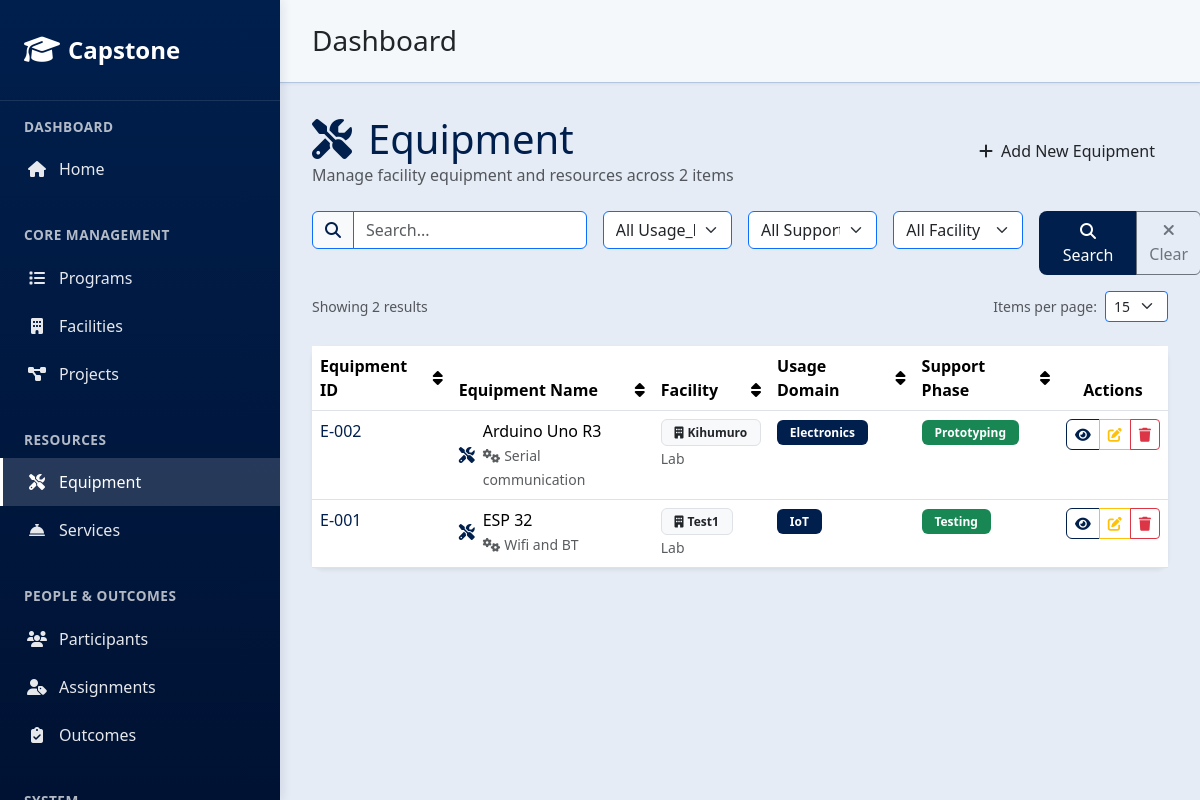
Screenshot of /equipment/ with the database file from the repository.
### core/models.py (models this page shows, shortened)
class Equipment(models.Model):
    equipment_id = models.CharField(max_length=10, unique=True, blank=True, null=True)
    facility = models.ForeignKey('Facility', on_delete=models.PROTECT, related_name='equipment', null=True, blank=True)
    name = models.CharField(max_length=200)
    capabilities = models.CharField(max_length=255, blank=True, null=True)
    description = models.TextField(blank=True, null=True)
    inventory_code = models.CharField(max_length=100, blank=True, null=True)
    usage_domain = models.CharField(max_length=100, choices=(
        ('Electronics', 'Electronics'),
        ('Mechanical', 'Mechanical'),
        ('IoT', 'IoT'),
    ), blank=True, null=True)
    support_phase = models.CharField(max_length=100, choices=(
        ('Training', 'Training'),
        ('Prototyping', 'Prototyping'),
        ('Testing', 'Testing'),
        ('Commercialization', 'Commercialization'),
    ), blank=True, null=True)

class Facility(models.Model):
    facility_id = models.CharField(max_length=10, unique=True, blank=True, null=True)
    name = models.CharField(max_length=200)
    location = models.CharField(max_length=200)
    description = models.TextField()
    partner_organization = models.CharField(max_length=200, choices=PARTNER_ORGANIZATION_CHOICES, blank=True, null=True)
    facility_type = models.CharField(max_length=100, choices=FACILITY_TYPE_CHOICES)
    capabilities = models.CharField(max_length=255, choices=CAPABILITIES_CHOICES)
    def __str__(self):
        return self.name

### core/interfaces/controllers/equipment_views.py (the view)
# urls.py: path('equipment/', equipment_views.EquipmentListView.as_view(), name='equipment_list'),
class EquipmentListView(SearchFilterMixin, ListView):
    model = Equipment
    template_name = "core/equipment_list.html"
    context_object_name = "equipment_list"
    search_fields = ['name', 'description', 'inventory_code', 'capabilities', 'facility__name']
    filter_fields = {
        'usage_domain': [],
        'support_phase': [],
        'facility': [],
    }
    items_per_page = 15
    def __init__(self, **kwargs):
        super().__init__(**kwargs)
        self.filter_fields['usage_domain'] = get_model_field_choices(Equipment, 'usage_domain')
        self.filter_fields['support_phase'] = get_model_field_choices(Equipment, 'support_phase')
        self.filter_fields['facility'] = get_related_model_choices(Equipment, 'facility')
    def get_queryset(self):
        queryset = Equipment.objects.select_related('facility').prefetch_related('facility__projects').all()
        search_query = self.get_search_query()
        queryset = self.apply_search(queryset, search_query)
        filter_params = self.get_filter_params()
        queryset = self.apply_filters(queryset, filter_params)
        return queryset.order_by('name')
    def get_context_data(self, **kwargs):
        context = super().get_context_data(**kwargs)
        queryset = self.get_queryset()
        paginated_equipment = self.get_paginated_queryset(queryset)
        context['equipment_list'] = paginated_equipment
        context['object_list'] = paginated_equipment
        context['total_count'] = queryset.count()
        return context

### core/templatetags/core_tags.py (called while the page is built)
@register.filter
def lookup(dictionary, key):
    if dictionary and hasattr(dictionary, 'get'):
        return dictionary.get(key, '')
    return ''

@register.simple_tag
def url_replace(request, field, value):
    query_dict = request.GET.copy()
    query_dict[field] = value
    return query_dict.urlencode()

@register.inclusion_tag('core/includes/table_header.html', takes_context=True)
def table_header(context, field_name, display_name, current_sort=None):
    if current_sort == field_name:
        sort_direction = 'asc'
        next_sort = f'-{field_name}'
        icon = 'fas fa-sort-up'
    elif current_sort == f'-{field_name}':
        sort_direction = 'desc'
        next_sort = field_name
        icon = 'fas fa-sort-down'
    else:
        sort_direction = None
        next_sort = field_name
        icon = 'fas fa-sort'
    return {
        'field_name': field_name,
        'display_name': display_name,
        'next_sort': next_sort,
        'sort_direction': sort_direction,
        'icon': icon,
        'request': context.get('request'),  # Pass request from parent context
    }

### core/utils.py (called while the page is built)
def get_model_field_choices(model, field_name):
    field = model._meta.get_field(field_name)
    if hasattr(field, 'choices') and field.choices:
        return field.choices
    return []

def get_related_model_choices(model, field_name):
    field = model._meta.get_field(field_name)
    if hasattr(field, 'related_model'):
        related_model = field.related_model
        return [(obj.pk, str(obj)) for obj in related_model.objects.all()]
    return []

    def get_search_query(self):
        return self.request.GET.get('search', '').strip()

    def get_filter_params(self):
        filters = {}
        for field_name in self.filter_fields.keys():
            value = self.request.GET.get(field_name, '').strip()
            if value:
                filters[field_name] = value
        return filters

    def get_sort_param(self):
        sort_param = self.request.GET.get('sort', '').strip()
        if sort_param:
            field_name = sort_param.lstrip('-')
            if field_name in self.sortable_fields:
                return sort_param
        return None

    def get_items_per_page(self):
        try:
            per_page = int(self.request.GET.get('per_page', self.items_per_page))
            if per_page in [10, 15, 25, 50, 100]:
                return per_page
        except (ValueError, TypeError):
            pass
        return self.items_per_page

### core/templates/core/equipment_list.html (shortened to what this page needs)
{% extends "core/base.html" %}
{% load core_tags %}
{% block content %}
  <div class="d-flex justify-content-between align-items-center mb-4">
    <div>
      <h1 class="mb-0" style="color: var(--primary-blue);"><i class="fas fa-tools me-3"></i>Equipment</h1>
      <p class="text-muted mb-0">Manage facility equipment and resources across {{ total_count }} items</p>
    </div>
    <a href="{% url 'equipment_create' %}" class="btn btn-blue">
      <i class="fas fa-plus me-2"></i>Add New Equipment
    </a>
  </div>
  {% include 'core/includes/search_filter.html' %}
  {% if equipment_list %}
    <div class="card border-0 shadow-sm">
      <div class="card-body p-0">
        <div class="table-responsive">
          <table class="table table-hover mb-0">
            <thead style="background: linear-gradient(135deg, var(--primary-blue), var(--light-blue)); color: white;">
              <tr>
                {% table_header 'equipment_id' 'Equipment ID' current_sort %}
                {% table_header 'name' 'Equipment Name' current_sort %}
                {% table_header 'facility__name' 'Facility' current_sort %}
                {% table_header 'usage_domain' 'Usage Domain' current_sort %}
                {% table_header 'support_phase' 'Support Phase' current_sort %}
                <th scope="col" class="text-center">Actions</th>
              </tr>
            </thead>
            <tbody>
              {% for equipment in equipment_list %}
                <tr class="hover-row">
                  <td class="fw-medium" style="color: var(--primary-blue);">
                    {{ equipment.equipment_id|default:"—" }}
                  </td>
                  <td>
                    <div class="d-flex align-items-center">
                      <i class="fas fa-tools me-2" style="color: var(--primary-blue);"></i>
                      <div>
                        <div class="fw-medium">{{ equipment.name|truncatechars:40 }}</div>
                        {% if equipment.capabilities %}
                          <small class="text-muted"><i class="fas fa-cogs me-1"></i>{{ equipment.capabilities|truncatechars:50 }}</small>
                        {% elif equipment.description %}
                          <small class="text-muted">{{ equipment.description|truncatechars:50 }}</small>
                        {% endif %}
                      </div>
                    </div>
                  </td>
                  <td>
                    {% if equipment.facility %}
                      <div>
                        <a href="{% url 'facility_detail' equipment.facility.pk %}" class="text-decoration-none">
                          <span class="badge bg-light text-dark border">
                            <i class="fas fa-building me-1"></i>{{ equipment.facility.name }}
                          </span>
                        </a>
                        {% if equipment.facility.facility_type %}
                          <br><small class="text-muted">{{ equipment.facility.facility_type }}</small>
                        {% endif %}
                      </div>
                    {% else %}
                      <span class="text-muted">—</span>
                    {% endif %}
                  </td>
                  <td>
                    {% if equipment.usage_domain %}
                      <span class="badge bg-primary">{{ equipment.usage_domain }}</span>
                    {% else %}
                      <span class="text-muted">—</span>
                    {% endif %}
                  </td>
                  <td>
                    {% if equipment.support_phase %}
                      <span class="badge bg-success">{{ equipment.support_phase }}</span>
                    {% else %}
                      <span class="text-muted">—</span>
                    {% endif %}
                  </td>
                  <td class="text-center">
                    <div class="btn-group btn-group-sm" role="group">
                      <a href="{% url 'equipment_detail' equipment.pk %}"
                         class="btn btn-outline-primary"
                         title="View Details">
                        <i class="fas fa-eye"></i>
                      </a>
                      <a href="{% url 'equipment_update' equipment.pk %}"
                         class="btn btn-outline-warning"
                         title="Edit Equipment">
                        <i class="fas fa-edit"></i>
                      </a>
                      <a href="{% url 'equipment_delete' equipment.pk %}"
                         class="btn btn-outline-danger"
                         title="Delete Equipment">
                        <i class="fas fa-trash"></i>
                      </a>
                    </div>
                  </td>
                </tr>
              {% endfor %}
            </tbody>
          </table>
        </div>
      </div>
    </div>
  {% endif %}
{% endblock %}

### core/templates/core/base.html (style rules this page uses)
:root { --primary-blue: #001f4d; --light-blue: #274690; --dark-blue: #001233; --blue-hover: #003366; }
.card { border: none; border-radius: 12px; box-shadow: 0 4px 6px rgba(0, 0, 0, 0.05); transition: all 0.3s ease; background: white; }
.btn-outline-primary { color: var(--primary-blue); border-color: var(--primary-blue); border-radius: 6px; background: #fff; }
.badge { border-radius: 6px; padding: 0.4rem 0.8rem; background: var(--primary-blue); color: #fff; }
.bg-primary { background: var(--primary-blue) !important; }

### rows the page displays
Equipment: equipment_id "E-002", name "Arduino Uno R3", capabilities "Serial communication", facility.name "Kihumuro", facility.facility_type "Lab", usage_domain "Electronics", support_phase "Prototyping"
Equipment: equipment_id "E-001", name "ESP 32", capabilities "Wifi and BT", facility.name "Test1", facility.facility_type "Lab", usage_domain "IoT", support_phase "Testing"

### other values shown
{{ total_count }} "2"
{{ display_name }} "Equipment ID Equipment Name Facility Usage Domain Support Phase"
